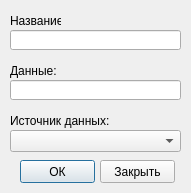
<?xml version="1.0" encoding="UTF-8"?>
<ui version="4.0">
 <class>EditCity</class>
 <widget class="QDialog" name="EditCity">
  <property name="geometry">
   <rect>
    <x>0</x>
    <y>0</y>
    <width>191</width>
    <height>193</height>
   </rect>
  </property>
  <property name="windowTitle">
   <string>Город</string>
  </property>
  <widget class="QLabel" name="label">
   <property name="geometry">
    <rect>
     <x>10</x>
     <y>10</y>
     <width>51</width>
     <height>21</height>
    </rect>
   </property>
   <property name="text">
    <string>Название:</string>
   </property>
  </widget>
  <widget class="QLineEdit" name="edtName">
   <property name="geometry">
    <rect>
     <x>10</x>
     <y>30</y>
     <width>171</width>
     <height>20</height>
    </rect>
   </property>
  </widget>
  <widget class="QLineEdit" name="edtData">
   <property name="geometry">
    <rect>
     <x>10</x>
     <y>80</y>
     <width>171</width>
     <height>20</height>
    </rect>
   </property>
  </widget>
  <widget class="QLabel" name="label_2">
   <property name="geometry">
    <rect>
     <x>10</x>
     <y>60</y>
     <width>51</width>
     <height>21</height>
    </rect>
   </property>
   <property name="layoutDirection">
    <enum>Qt::LeftToRight</enum>
   </property>
   <property name="text">
    <string>Данные:</string>
   </property>
  </widget>
  <widget class="QPushButton" name="btnOk">
   <property name="geometry">
    <rect>
     <x>20</x>
     <y>160</y>
     <width>75</width>
     <height>23</height>
    </rect>
   </property>
   <property name="text">
    <string>ОК</string>
   </property>
  </widget>
  <widget class="QPushButton" name="btnClose">
   <property name="geometry">
    <rect>
     <x>100</x>
     <y>160</y>
     <width>75</width>
     <height>23</height>
    </rect>
   </property>
   <property name="text">
    <string>Закрыть</string>
   </property>
  </widget>
  <widget class="QLabel" name="label_3">
   <property name="geometry">
    <rect>
     <x>10</x>
     <y>110</y>
     <width>101</width>
     <height>21</height>
    </rect>
   </property>
   <property name="layoutDirection">
    <enum>Qt::LeftToRight</enum>
   </property>
   <property name="text">
    <string>Источник данных:</string>
   </property>
  </widget>
  <widget class="QComboBox" name="cmbDataSource">
   <property name="geometry">
    <rect>
     <x>10</x>
     <y>130</y>
     <width>171</width>
     <height>22</height>
    </rect>
   </property>
  </widget>
 </widget>
 <layoutdefault spacing="6" margin="11"/>
 <resources/>
 <connections>
  <connection>
   <sender>btnClose</sender>
   <signal>clicked()</signal>
   <receiver>EditCity</receiver>
   <slot>close()</slot>
   <hints>
    <hint type="sourcelabel">
     <x>137</x>
     <y>121</y>
    </hint>
    <hint type="destinationlabel">
     <x>95</x>
     <y>71</y>
    </hint>
   </hints>
  </connection>
  <connection>
   <sender>btnOk</sender>
   <signal>clicked()</signal>
   <receiver>EditCity</receiver>
   <slot>onBtnOk()</slot>
   <hints>
    <hint type="sourcelabel">
     <x>57</x>
     <y>121</y>
    </hint>
    <hint type="destinationlabel">
     <x>95</x>
     <y>71</y>
    </hint>
   </hints>
  </connection>
 </connections>
 <slots>
  <slot>onBtnOk()</slot>
 </slots>
</ui>
